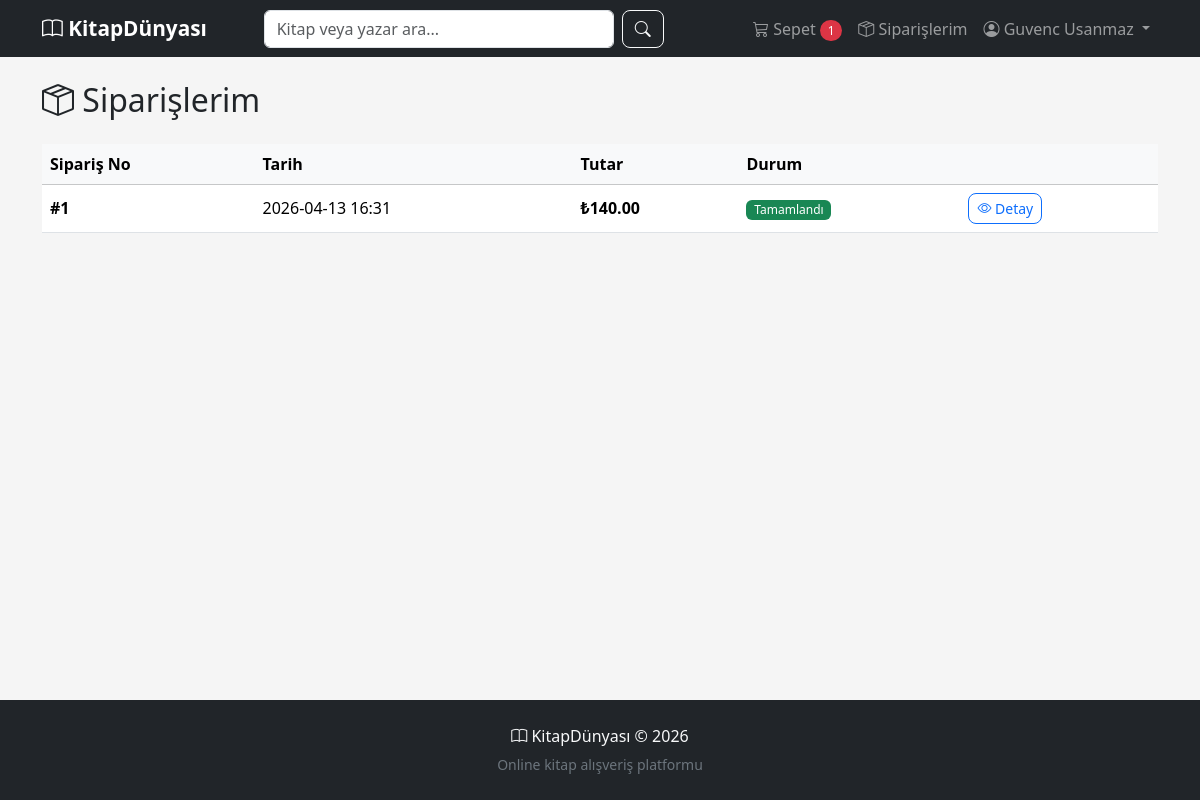
/orders (signed in), run on the app's committed database.
### tables this page shows
CREATE TABLE users (
            id INTEGER PRIMARY KEY AUTOINCREMENT,
            name TEXT NOT NULL,
            email TEXT NOT NULL UNIQUE,
            password_hash TEXT NOT NULL,
            salt TEXT NOT NULL,
            created_at TIMESTAMP DEFAULT CURRENT_TIMESTAMP
        );

CREATE TABLE orders (
            id INTEGER PRIMARY KEY AUTOINCREMENT,
            user_id INTEGER NOT NULL,
            total_amount REAL NOT NULL,
            status TEXT DEFAULT 'completed',
            shipping_address TEXT,
            created_at TIMESTAMP DEFAULT CURRENT_TIMESTAMP,
            FOREIGN KEY (user_id) REFERENCES users(id)
        );

### app.py (the view)
@app.route('/orders')
@login_required
def orders():
    db = get_db()
    user_orders = db.execute(
        "SELECT * FROM orders WHERE user_id = ? ORDER BY created_at DESC",
        (session['user_id'],)
    ).fetchall()
    return render_template('orders.html', orders=user_orders)

### app.py (called while the page is built, shortened)
def get_db():
    if 'db' not in g:
        g.db = sqlite3.connect(DATABASE)
        g.db.row_factory = sqlite3.Row
        g.db.execute("PRAGMA foreign_keys = ON")
    return g.db

def login_required(f):
    @wraps(f)
    def decorated(*args, **kwargs):
        if 'user_id' not in session:
            flash('Lütfen önce giriş yapın.', 'warning')
            return redirect(url_for('login'))
        return f(*args, **kwargs)
    return decorated

def seed_books():
    db = get_db()
    count = db.execute("SELECT COUNT(*) FROM books").fetchone()[0]

@app.before_request
def before_request():
    init_db()
    seed_books()
    if 'user_id' in session:
        g.user = get_db().execute("SELECT * FROM users WHERE id = ?", (session['user_id'],)).fetchone()
        g.cart_count = get_db().execute(
            "SELECT COALESCE(SUM(quantity), 0) FROM cart_items WHERE user_id = ?",
            (session['user_id'],)
        ).fetchone()[0]
    else:
        g.user = None
        g.cart_count = 0

### templates/orders.html (shortened to what this page needs)
{% extends "base.html" %}
{% block content %}
<h2 class="mb-4"><i class="bi bi-box-seam"></i> Siparişlerim</h2>
{% if orders %}
<div class="table-responsive">
    <table class="table table-hover">
        <thead class="table-light">
            <tr>
                <th>Sipariş No</th>
                <th>Tarih</th>
                <th>Tutar</th>
                <th>Durum</th>
                <th></th>
            </tr>
        </thead>
        <tbody>
            {% for order in orders %}
            <tr>
                <td><strong>#{{ order['id'] }}</strong></td>
                <td>{{ order['created_at'][:16] }}</td>
                <td class="fw-bold">₺{{ "%.2f"|format(order['total_amount']) }}</td>
                <td>
                    {% if order['status'] == 'completed' %}
                    <span class="badge bg-success">Tamamlandı</span>
                    {% elif order['status'] == 'pending' %}
                    <span class="badge bg-warning">Beklemede</span>
                    {% else %}
                    <span class="badge bg-secondary">{{ order['status'] }}</span>
                    {% endif %}
                </td>
                <td>
                    <a href="{{ url_for('order_detail', order_id=order['id']) }}" class="btn btn-sm btn-outline-primary">
                        <i class="bi bi-eye"></i> Detay
                    </a>
                </td>
            </tr>
            {% endfor %}
        </tbody>
    </table>
</div>
{% else %}
<div class="text-center py-5">
    <i class="bi bi-box display-1 text-muted"></i>
    <h4 class="mt-3 text-muted">Henüz siparişiniz bulunmuyor</h4>
    <a href="{{ url_for('index') }}" class="btn btn-primary mt-3">Kitaplara Göz At</a>
</div>
{% endif %}
{% endblock %}

### templates/base.html (shortened to what this page needs)
<!DOCTYPE html>
<html lang="tr">
<head>
    <link href="https://cdn.jsdelivr.net/npm/bootstrap@5.3.2/dist/css/bootstrap.min.css" rel="stylesheet">
    <link href="https://cdn.jsdelivr.net/npm/bootstrap-icons@1.11.2/font/bootstrap-icons.min.css" rel="stylesheet">
    <link href="{{ url_for('static', filename='style.css') }}" rel="stylesheet">
</head>
<body>
    <nav class="navbar navbar-expand-lg navbar-dark bg-dark sticky-top">
        <div class="container">
            <a class="navbar-brand fw-bold" href="{{ url_for('index') }}">
                <i class="bi bi-book"></i> KitapDünyası
            </a>
            <div class="collapse navbar-collapse" id="navContent">
                <form class="d-flex mx-auto my-2 my-lg-0" action="{{ url_for('index') }}" method="get" style="max-width:400px;width:100%">
                    <input class="form-control me-2" type="search" name="q" placeholder="Kitap veya yazar ara..."
                           value="{{ search_query if search_query is defined else '' }}">
                    <button class="btn btn-outline-light" type="submit"><i class="bi bi-search"></i></button>
                </form>
                <ul class="navbar-nav ms-auto">
                    {% if g.user %}
                    <li class="nav-item">
                        <a class="nav-link" href="{{ url_for('cart') }}">
                            <i class="bi bi-cart3"></i> Sepet
                            {% if g.cart_count > 0 %}
                            <span class="badge bg-danger rounded-pill">{{ g.cart_count }}</span>
                            {% endif %}
                        </a>
                    </li>
                    <li class="nav-item">
                        <a class="nav-link" href="{{ url_for('orders') }}"><i class="bi bi-box-seam"></i> Siparişlerim</a>
                    </li>
                    <li class="nav-item dropdown">
                        <a class="nav-link dropdown-toggle" href="#" role="button" data-bs-toggle="dropdown">
                            <i class="bi bi-person-circle"></i> {{ g.user['name'] }}
                        </a>
                    </li>
                    {% endif %}
                </ul>
            </div>
        </div>
    </nav>
    <main class="container py-4">
        {% block content %}{% endblock %}
    </main>
    <footer class="bg-dark text-light py-4 mt-5">
        <div class="container text-center">
            <p class="mb-1"><i class="bi bi-book"></i> KitapDünyası &copy; 2026</p>
            <small class="text-secondary">Online kitap alışveriş platformu</small>
        </div>
    </footer>
</body>
</html>

### static/style.css (style rules this page uses)
body { background-color: #f5f5f5; min-height: 100vh; display: flex; flex-direction: column; }
main { flex: 1; }
.navbar-brand { font-size: 1.3rem; }
footer { margin-top: auto; }
.badge { font-weight: 500; }
.table td, .table th { vertical-align: middle; }
.btn { border-radius: 0.5rem; }

### data on the page
users: user.name "Guvenc Usanmaz"
orders: id "1", created_at "2026-04-13 16:31", total_amount "140.00", status "Tamamlandı"

### other printed values
{{ g.cart_count }} "1"
